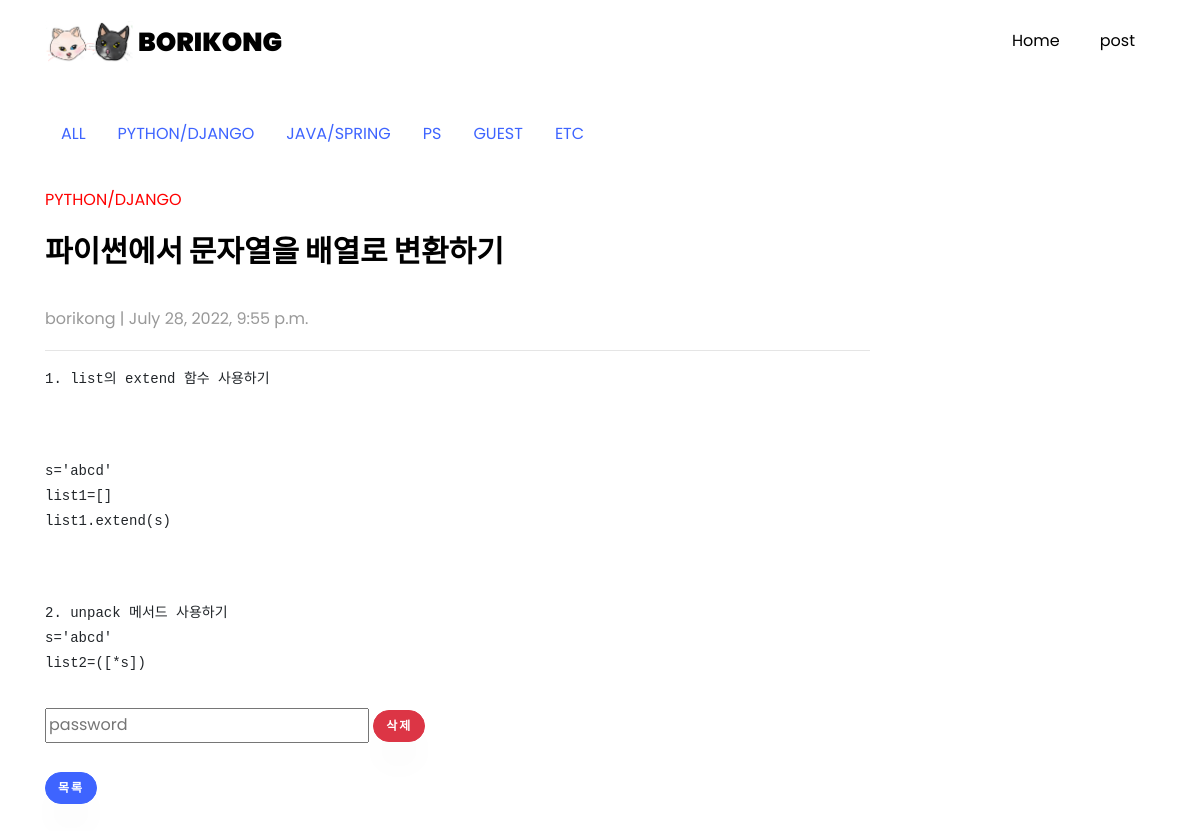
The page /blog/1 on the database its author committed.
### main/models.py (models this page shows, shortened)
class Post(models.Model):
    CATEGORIES = (
        ('PYTHON/DJANGO', 'python/django'),
        ('JAVA/SPRING', 'java/spring'),
        ('ANDROID', 'android'),
        ('ML', 'ml'),
        ('PS', 'ps'),
        ('GUEST','guest'),
        ('ETC', 'etc')
    )
    category = models.CharField(max_length=200, default="etc", choices=CATEGORIES,verbose_name="글 분류")
    user=models.CharField(max_length=20, default="borikong",verbose_name="작성자")
    passwd=models.CharField(max_length=50,default="",verbose_name="비밀번호")
    postname=models.CharField(max_length=100,verbose_name="제목")
    contents=models.TextField(verbose_name="내용")
    hits=models.PositiveIntegerField(default=0,verbose_name="조회수")
    mainphoto=models.ImageField(blank=True,null=True)
    subphoto1=models.ImageField(blank=True, null=True)
    subphoto1 = models.ImageField(blank=True, null=True)
    subphoto2 = models.ImageField(blank=True, null=True)
    subphoto3 = models.ImageField(blank=True, null=True)
    subphoto4 = models.ImageField(blank=True, null=True)
    subphoto5 = models.ImageField(blank=True, null=True)
    subphoto6 = models.ImageField(blank=True, null=True)
    subphoto7 = models.ImageField(blank=True, null=True)
    subphoto8 = models.ImageField(blank=True, null=True)
    subphoto9 = models.ImageField(blank=True, null=True)
    created_at = models.DateTimeField(auto_now_add=True)
    updated_at = models.DateTimeField(auto_now=True)

### main/views.py (the view)
# urls.py: path('blog/<int:pk>',posting,name='posting'),
def posting(request, pk):
    post = Post.objects.get(pk=pk)
    return render(request, 'main/posting.html', {'post': post})

### main/templates/main/posting.html (shortened to what this page needs)
{% extends "base.html" %}
{% load static %}
{% block content %}
    <section class="ftco-section ftco-no-pb goto-here" id="post-section">
		<div class="container">
			<div class="row">
				<div class="col-md-9" >
					<div id="page-1" class="page one">
						{% include "./components/c_nav.html" %}
						<p style="color:red;">{{post.category}}</p>
						<h2 class="heading">{{post.postname}}</h2>
    <p>{{post.user}} | {{post.created_at}}</p>
						<hr/>
    <pre>{{post.contents|linebreaks}}</pre>
						<form name="delete" method="POST" action="{% url 'main:delete' pk=post.pk %}">
							<input type="password" name="passwd" id="passwd" placeholder="password">
							<input type="button" value="삭제" class="btn btn-danger" onclick="erchk()">
						</form>
					<br/>
						<a class="btn btn-primary" href="/" role="button">목록</a>
					</div>
				</div>
			</div>
		</div>
	</section>
{% endblock %}

### rows shown on the page
Post: category "PYTHON/DJANGO", postname "파이썬에서 문자열을 배열로 변환하기", user "borikong", created_at "July 28, 2022, 9:55 p.m.", contents "1. list의 extend 함수 사용하기 s='abcd' list1=[] list1.extend(s) 2. unpack 메서드 사용하기 s='abcd' list2=([*s])"
